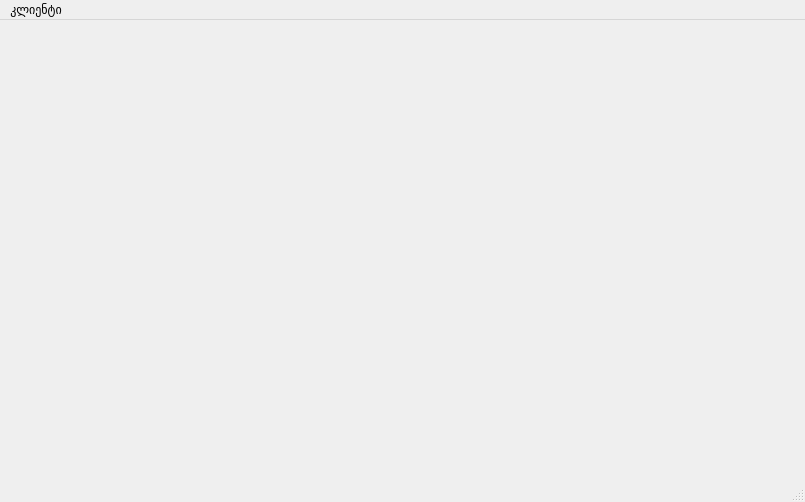
<?xml version="1.0" encoding="UTF-8"?>
<ui version="4.0">
 <class>MainWindow</class>
 <widget class="QMainWindow" name="MainWindow">
  <property name="geometry">
   <rect>
    <x>0</x>
    <y>0</y>
    <width>805</width>
    <height>502</height>
   </rect>
  </property>
  <property name="windowTitle">
   <string>MainWindow</string>
  </property>
  <widget class="QWidget" name="centralwidget"/>
  <widget class="QMenuBar" name="menubar">
   <property name="geometry">
    <rect>
     <x>0</x>
     <y>0</y>
     <width>805</width>
     <height>21</height>
    </rect>
   </property>
   <widget class="QMenu" name="menu">
    <property name="title">
     <string>კლიენტი</string>
    </property>
    <addaction name="add_client_action"/>
    <addaction name="edit_client"/>
   </widget>
   <addaction name="menu"/>
  </widget>
  <widget class="QStatusBar" name="statusbar"/>
  <action name="add_client_action">
   <property name="text">
    <string>კლიენტის დამატება</string>
   </property>
  </action>
  <action name="edit_client">
   <property name="text">
    <string>მონაცემების რედაქტირება</string>
   </property>
  </action>
 </widget>
 <resources/>
 <connections/>
</ui>
